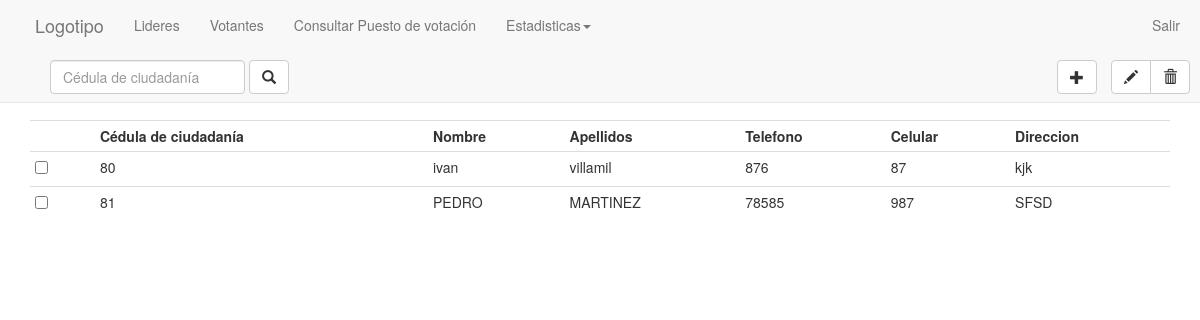
/leaders.php, run on the app's committed database.
### tables this page shows
CREATE TABLE `lider` (
  `cc_lider` int(11) NOT NULL,
  `nombre_lider` text NOT NULL,
  `apellido_lider` text NOT NULL,
  `tel_lider` int(11) NOT NULL,
  `cel_lider` int(11) NOT NULL,
  `dir_lider` text NOT NULL,
  PRIMARY KEY  (`cc_lider`),
  UNIQUE KEY `cc_lider` (`cc_lider`)
);

### inc/DAO/DAOLider.php (called while the page is built, shortened)
<?php
class DAOLider
{
        function mostrarLider_Candidato($cc_candidato){
            $conexion = new Conexion();
            $consulta = "SELECT lider.cc_lider, lider.nombre_lider, lider.apellido_lider, lider.tel_lider, lider.cel_lider, lider.dir_lider FROM `lista_candidato_lider`, `lider`,`candidato` WHERE  lista_candidato_lider.cc_lider=lider.cc_lider AND lista_candidato_lider.cc_candidato=".$cc_candidato;
            $resultado=$conexion->consultar_servidor($consulta);
            for($x=0;$x<300;$x++){
            $lista = mysql_fetch_array($resultado);
                     if($lista==TRUE){
                     $lista2[$x][0] = $lista[0];
                     $lista2[$x][1] = $lista[1];
                     $lista2[$x][2] = $lista[2];
                     $lista2[$x][3] = $lista[3];
                     $lista2[$x][4] = $lista[4];
                     $lista2[$x][5] = $lista[5];
                    }
                }
            return $lista2;
        }
}
?>

### inc/DAO/Conexion.php (called while the page is built, shortened)
<?php
class Conexion
{
	function consultar_servidor($consulta)
	{
        return mysql_query($consulta, $this->connection_instance);
	}
        private function conectar_servidor()
	{
        $URL = "localhost";
        $BD = "censo_votacion";
        $USER = "root";
        $PASSWORD = "bdatos";
        $this->connection_instance = mysql_connect($URL, $USER, $PASSWORD);
        }
}
?>

### leaders.php (the view, shortened to what this page needs)
<?php
include_once getcwd() . '\html_block.php';
include_once getcwd() . '\inc\DAO\Conexion.php';
include_once getcwd() . '\inc\DAO\DAOLider.php';
?>
<!DOCTYPE html>
<html lang="en">
    <head>
        <link href="css/bootstrap.min.css" rel="stylesheet" media="screen">
        <link href="css/style-census-electoral.css" rel="stylesheet">
    </head>
    <body>
        <div class="navbar navbar-default navbar-fixed-top" style="padding-left: 20px; padding-right: 20px; margin-bottom: 10px">
            <div class="navbar navbar-default border-none">
                <div class="container">
                    <form class="navbar-form navbar-left" role="search" style="margin-top: 10px">
                        <div class="form-group">
                            <input type="text" class="form-control" placeholder="Cédula de ciudadanía">
                        </div>
                        <button type="button" class="btn btn-default"><span class="glyphicon glyphicon-search"></span></button>
                    </form>
                    <div  class="navbar-right" style="margin-top: 10px">
                        <button type="button" class="btn btn-default" data-toggle="modal" data-target="#modal_add_voter" style="margin-right: 10px"><span class="glyphicon glyphicon-plus" ></span></button>
                        <div class="btn-group" >
                            <button type="button" class="btn btn-default"><span class="glyphicon glyphicon-pencil" ></span></button>
                            <button type="button" class="btn btn-default"><span class="glyphicon glyphicon-trash"></span></button>
                        </div>
                    </div>
                </div>
            </div>
        </div>
        <div class="container" style="padding-top: 10%">
            <table class="table table-condensed table-hover table-responsive">
                <tr>
                    <td><strong></strong></td>
                    <td><strong>Cédula de ciudadanía</strong></td>
                    <td><strong>Nombre</strong></td>
                    <td><strong>Apellidos</strong></td>
                    <td><strong>Telefono</strong></td>
                    <td><strong>Celular</strong></td>
                    <td><strong>Direccion</strong></td>
                </tr>
                <?php
$cc_candidato=40;
$dao = new DAOLider();
$lista = $dao->mostrarLider_Candidato($cc_candidato)            ;
                for ($x = 0; $x<  count($lista)/2;$x++){ ?>
                        <td><div class="checkbox" style="margin: 0px;"><label><input type="checkbox" value=""></label></div></td>
                        <td><?php echo $lista[$x][0];?></td>
                        <td><?php echo $lista[$x][1];?></td>
                        <td><?php echo $lista[$x][2];?></td>
                        <td><?php echo $lista[$x][3];?></td>
                        <td><?php echo $lista[$x][4];?></td>
                        <td><?php echo $lista[$x][5];?></td>
                <?php } ?>
            </table>
        </div>
    </body>
</html>

### css/style-census-electoral.css (style rules this page uses)
.border-none { border-radius: 0px 0px 0px 0px; -moz-border-radius: 0px 0px 0px 0px; -webkit-border-radius: 0px 0px 0px 0px; border: 0px solid #000000; margin-bottom: 0px; }

### data on the page
lider: cc_lider "80", nombre_lider "ivan", apellido_lider "villamil", tel_lider "876", cel_lider "87", dir_lider "kjk"
lider: cc_lider "81", nombre_lider "PEDRO", apellido_lider "MARTINEZ", tel_lider "78585", cel_lider "987", dir_lider "SFSD"

### other printed values
$this->idiom->getLabel_leaders() "Lideres"
$this->idiom->getLabel_voter() "Votantes"
$this->idiom->getLabel_query_place() "Consultar Puesto de votación"
$this->idiom->getLabel_stadistics() "Estadisticas"
$this->idiom->getLabel_sign_out() "Salir"
